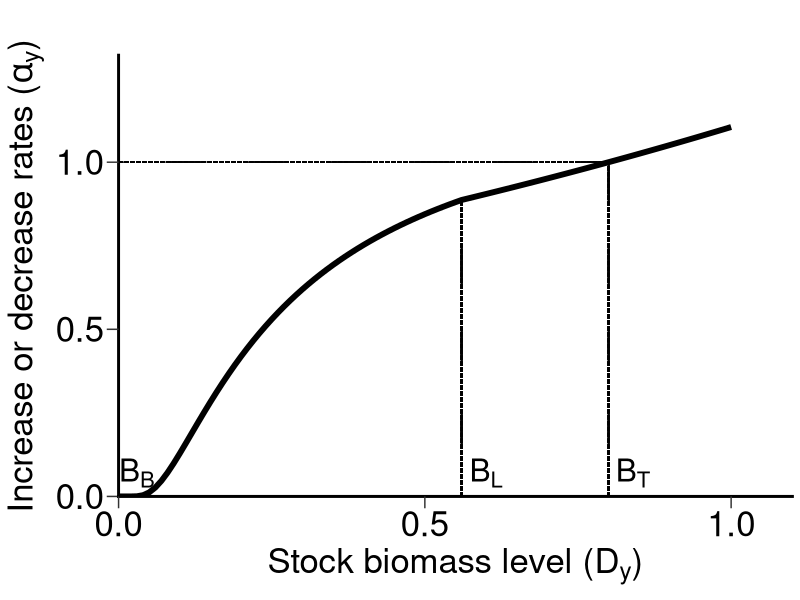
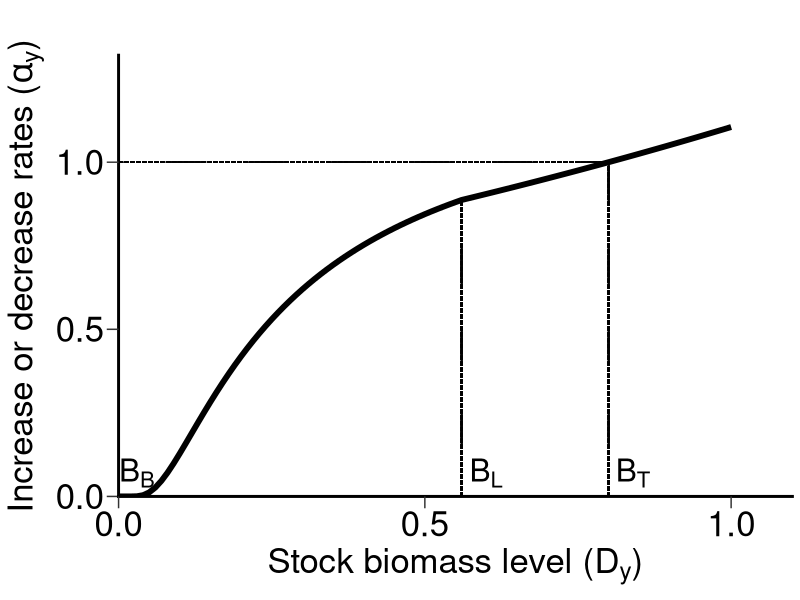

The R source for these figures, in order:
library(ggplot2)
type2_func <- function(B,BB = 0,BL = 0.56,BT = 0.8,delta1 = 0.5,delta2 = 0.4,delta3 = 0.4,AAV = 1){
  p <- ifelse(B <= BB,Inf,
              ifelse(B >= BL,delta1,
                     delta1+delta2*exp(delta3*log(1+AAV^2))*(BL-B)/(B-BB)
              ))
  alpha <- exp(p*(B-BT))
  return(alpha)
}

I <- seq(0,1,by = 0.01)
data <- data.frame(I = I,alpha = type2_func(B = I))
ggplot(data,aes(x=I,y=alpha)) + geom_line(linewidth = 2) +
  geom_segment(x = 0.56,xend = 0.56,y = 0,yend = 0.8869204,linetype = "31",color = "black") +
  geom_segment(x = 0.8,xend = 0.8,y = 0,yend = 1,linetype = "31",color = "black") +
  geom_segment(x = 0,xend = 0.8,y = 1,yend = 1,linetype = "31",color = "black") +
  scale_x_continuous(expand = expansion(mult = c(0,0.1)),breaks = c(0,0.5,1),limits = c(0,1)) +
  scale_y_continuous(expand = expansion(mult = c(0,0.1)),breaks = c(0,0.5,1,1.5),limits = c(0,1.2)) +
  labs(x = expression("Stock biomass level (" * D[y] * ")"),
       y = expression("Increase or decrease rates (" * alpha[y] * ")")) +
  theme_classic() +
  annotate("text",x = 0.84,y = 0.07,label = "B[T]",parse = TRUE,size = 8) +
  annotate("text",x = 0.6,y = 0.07,label = "B[L]",parse = TRUE,size = 8) +
  annotate("text",x = 0.03,y = 0.07,label = "B[B]",parse = TRUE,size = 8) +
  theme(axis.text = element_text(size = 25,color = "black"),
        axis.title = element_text(size = 25,color = "black"),
        axis.line = element_line(colour = "black",linewidth = 1,lineend = "square"),
        legend.text = element_text(size = 25),legend.title = element_text(size = 25),
        legend.key.spacing.y = unit(1,'lines'),axis.ticks.length = unit(0.3,"cm"),
        plot.title = element_text(size = 30)) + ggtitle("")
ggsave(paste0("C:/Users/00008252/OneDrive - 国立研究開発法人 水産研究・教育機構/デスクトップ/論文提出用/data_limited_HCR_BMSY/Figs2.jpg"),
       width = 340, height = 170, units = "mm", dpi = 300)
